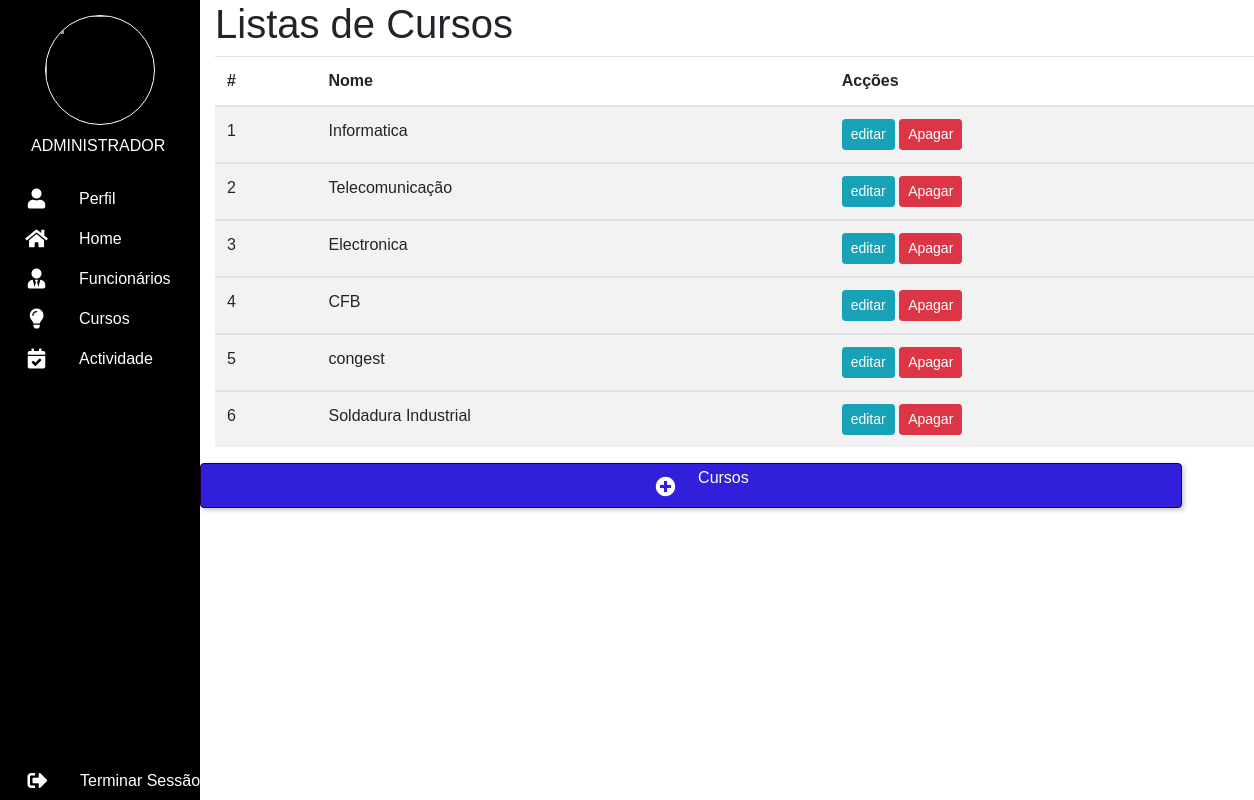
The app's page /listar_curso.php (signed in) with its own data.
### tables this page shows
CREATE TABLE `cursos` (
  `id_curso` int(11) NOT NULL,
  `id_disciplina` int(11) NOT NULL,
  `nome_curso` varchar(100) NOT NULL
);

### listar_curso.php (the view, shortened to what this page needs)
<?php
require_once "config/conexao.php";
$resul = $conectar->query("SELECT * FROM cursos ");
    ?>
<!DOCTYPE html>
<html lang="pt-br">
<head>
    <link rel="stylesheet" href="https://cdn.jsdelivr.net/npm/bootstrap@4.3.1/dist/css/bootstrap.min.css">
    <link rel="stylesheet" href="https://cdnjs.cloudflare.com/ajax/libs/font-awesome/5.15.4/css/all.min.css">
    <link rel="stylesheet" href="css/navbar.css">
    <link rel="stylesheet" href="css/professor.css">
    <link rel="stylesheet" href="css/botoes.css">
</head>
<body>
<header>
                    <nav>
                         <ul>
                              <div class="div-foto"><img class="foto-perfil" src="#" alt=""></div>
                              <li><div class="li-div"><p class="p">ADMINISTRADOR</p></div></li>
                              <li><a href="#" class="li-link"><i class="fas fa-user"></i><span class="nav-item">Perfil</span></a></li>
                              <li><a href="adm.php" class="li-link"><i class="fas fa-home"></i><span class="nav-item">Home</span></a></li>
                              <li><a href="funcionario.php" class="li-link"><i class="fas fa-user-tie"></i><span class="nav-item">Funcionários</span></a></li>
                              <li><a href="#" class="li-link"><i class="fas fa-lightbulb"></i><span class="nav-item">Cursos</span></a></li>
                              <li><a href="#" class="li-link"><i class="fas fa-calendar-check"></i><span class="nav-item">Actividade</span></a></li>
                              <li><a href="#" class="logo-out"><i class="fas fa-sign-out-alt"></i><span class="nav-item">Terminar Sessão</span></a></li>
                         </ul>
                    </nav>
     </header>
        <section class="section-formulario">
    <div class="container">
            <div class="page-header">
                <h1>Listas de Cursos</h1>
            </div>
           <table class="table table-striped table-hover ">
                <thead>
                    <tr>
                        <th colspan="1">#</th>
                        <th>Nome</th>
                        <th>Acções</th>
                    </tr>
                </thead>
                <?php
                    while ($row = $resul->fetchObject()) {
                    ?>
                    <tbody>
                        <tr>
                            <td ><?=$row->id_curso?></td>
                            <td><?=$row->nome_curso?></td>
                            <td>
                                <a href="editar_curso.php?id=<?=$row->id_curso?>" class="btn btn-info btn-lg btn-sm btn-xr color-white" title="Editar curso">editar</a>
                                <a href="apagar_curso.php?id=<?=$row->id_curso?>" class="btn btn-danger btn-lg btn-sm btn-xr color-white" title="Apagar curso">Apagar</a>
                            </td>
                        </tr>
                       <?php
                    }
                       ?>
                    </tbody>
           </table>
    </div>
        <div class="card-modal">
            <button type="button" class="btn btn-primary botao " id="btn-modal" data-toggle="modal" data-target="#exampleModalCenter">
                <i class="fas fa-plus-circle" id="fas"></i>
                <p class="card-aside-modal ">Cursos</p>
            </button>
         </div>
    </section>
</body>
</html>

### css/navbar.css (style rules this page uses)
* { margin: 0; padding: 0; outline: none; border: none; text-decoration: none; box-sizing: border-box; font-family: 'Gill Sans', 'Gill Sans MT', Calibri, 'Trebuchet MS', sans-serif; }
.div-foto { width: 100%; height: auto; border-radius: 30%; text-align: center; margin-top: 15px; }
.foto-perfil { border: 1px solid white; width: 110px; height: 110px; border-radius: 50%; text-align: center; }
nav { position: fixed; top: 0; bottom: 0; left: 0; height: 100%; margin: 0 ; background-color: black; width: 200px; overflow: hidden; box-shadow: 0 20px 35px rgba(0, 0, 0, 0.1); }
.p { position: relative; list-style: none; top: 4px; padding-left: 27px; height: 27px; }
.li-link, .li-div, .logo-out { position: relative; color: white; display: table; width: 300px; outline: none; padding: 4px; transition: 0.5s; border-top: 0.5px solid transparent; border-bottom: 0.5px solid transparent; }
.fas { position: relative; width: 65px; height: 30px; top: 6px; font-size: 20px; text-align: center; }
.nav-item { position: relative; top: 4px; margin-left: 10px; }
.logo-out { position: absolute; bottom: 0; padding-left: 5px; color: white; text-decoration: none; color: white; }

### css/professor.css (style rules this page uses)
.section-formulario { position: absolute; top: 0; left: 200px; background-color: #fff; width: 87%; flex-direction: row; height: 100%; }
.btn { display: inline-block; text-align: center; align-items: center; justify-content: center; }

### css/botoes.css (style rules this page uses)
.botao { color: white; background-color: #321fdb; border: 0.5px solid rgb(29, 3, 53);; box-shadow: 2px 2px 5px rgba(0, 0, 0, 0.236); width: 100%; height: 48px; }
#btn-modal { width: 90%; height: 45px; display: flex; padding: 10px 10px ; box-shadow: 2px 2px 5px rgba(0, 0, 0, 0.236); }

### records on screen
cursos: id_curso "1", nome_curso "Informatica"
cursos: id_curso "2", nome_curso "Telecomunicação"
cursos: id_curso "3", nome_curso "Electronica"
cursos: id_curso "4", nome_curso "CFB"
cursos: id_curso "5", nome_curso "congest"
cursos: id_curso "6", nome_curso "Soldadura Industrial"
